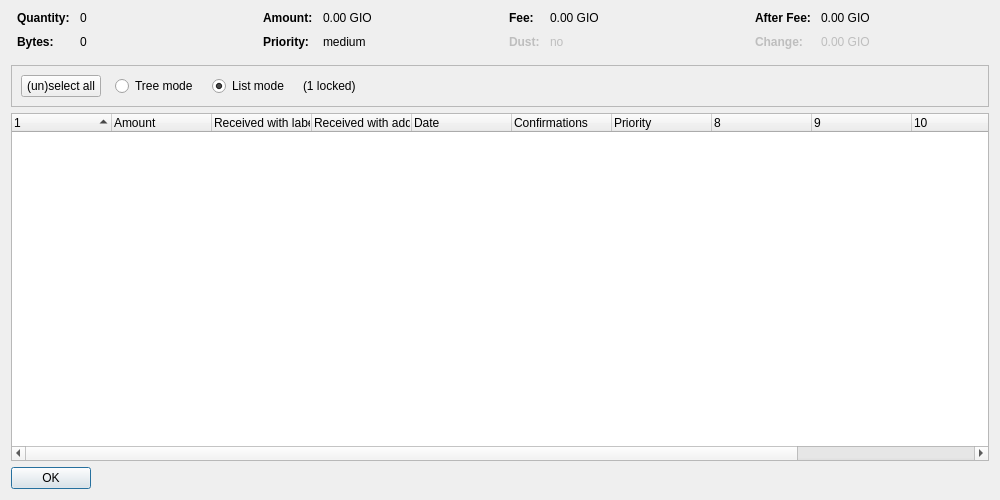
<?xml version="1.0" encoding="UTF-8"?>
<ui version="4.0">
 <class>CoinControlDialog</class>
 <widget class="QDialog" name="CoinControlDialog">
  <property name="geometry">
   <rect>
    <x>0</x>
    <y>0</y>
    <width>1000</width>
    <height>500</height>
   </rect>
  </property>
  <property name="windowTitle">
   <string>Coin Selection</string>
  </property>
  <layout class="QVBoxLayout" name="verticalLayout">
   <item>
    <layout class="QHBoxLayout" name="horizontalLayoutTop" stretch="0,0,0,0">
     <property name="topMargin">
      <number>0</number>
     </property>
     <property name="bottomMargin">
      <number>10</number>
     </property>
     <item>
      <layout class="QFormLayout" name="formLayoutCoinControl1">
       <property name="horizontalSpacing">
        <number>10</number>
       </property>
       <property name="verticalSpacing">
        <number>10</number>
       </property>
       <property name="leftMargin">
        <number>6</number>
       </property>
       <property name="rightMargin">
        <number>6</number>
       </property>
       <item row="0" column="0">
        <widget class="QLabel" name="labelCoinControlQuantityText">
         <property name="font">
          <font>
           <weight>75</weight>
           <bold>true</bold>
          </font>
         </property>
         <property name="text">
          <string>Quantity:</string>
         </property>
        </widget>
       </item>
       <item row="0" column="1">
        <widget class="QLabel" name="labelCoinControlQuantity">
         <property name="cursor">
          <cursorShape>IBeamCursor</cursorShape>
         </property>
         <property name="contextMenuPolicy">
          <enum>Qt::ActionsContextMenu</enum>
         </property>
         <property name="text">
          <string notr="true">0</string>
         </property>
         <property name="textInteractionFlags">
          <set>Qt::LinksAccessibleByMouse|Qt::TextSelectableByKeyboard|Qt::TextSelectableByMouse</set>
         </property>
        </widget>
       </item>
       <item row="1" column="0">
        <widget class="QLabel" name="labelCoinControlBytesText">
         <property name="font">
          <font>
           <weight>75</weight>
           <bold>true</bold>
          </font>
         </property>
         <property name="text">
          <string>Bytes:</string>
         </property>
        </widget>
       </item>
       <item row="1" column="1">
        <widget class="QLabel" name="labelCoinControlBytes">
         <property name="cursor">
          <cursorShape>IBeamCursor</cursorShape>
         </property>
         <property name="contextMenuPolicy">
          <enum>Qt::ActionsContextMenu</enum>
         </property>
         <property name="text">
          <string notr="true">0</string>
         </property>
         <property name="textInteractionFlags">
          <set>Qt::LinksAccessibleByMouse|Qt::TextSelectableByKeyboard|Qt::TextSelectableByMouse</set>
         </property>
        </widget>
       </item>
      </layout>
     </item>
     <item>
      <layout class="QFormLayout" name="formLayoutCoinControl2">
       <property name="horizontalSpacing">
        <number>10</number>
       </property>
       <property name="verticalSpacing">
        <number>10</number>
       </property>
       <property name="leftMargin">
        <number>6</number>
       </property>
       <property name="rightMargin">
        <number>6</number>
       </property>
       <item row="0" column="0">
        <widget class="QLabel" name="labelCoinControlAmountText">
         <property name="font">
          <font>
           <weight>75</weight>
           <bold>true</bold>
          </font>
         </property>
         <property name="text">
          <string>Amount:</string>
         </property>
        </widget>
       </item>
       <item row="0" column="1">
        <widget class="QLabel" name="labelCoinControlAmount">
         <property name="cursor">
          <cursorShape>IBeamCursor</cursorShape>
         </property>
         <property name="contextMenuPolicy">
          <enum>Qt::ActionsContextMenu</enum>
         </property>
         <property name="text">
          <string notr="true">0.00 GIO</string>
         </property>
         <property name="textInteractionFlags">
          <set>Qt::LinksAccessibleByMouse|Qt::TextSelectableByKeyboard|Qt::TextSelectableByMouse</set>
         </property>
        </widget>
       </item>
       <item row="1" column="0">
        <widget class="QLabel" name="labelCoinControlPriorityText">
         <property name="font">
          <font>
           <weight>75</weight>
           <bold>true</bold>
          </font>
         </property>
         <property name="text">
          <string>Priority:</string>
         </property>
        </widget>
       </item>
       <item row="1" column="1">
        <widget class="QLabel" name="labelCoinControlPriority">
         <property name="cursor">
          <cursorShape>IBeamCursor</cursorShape>
         </property>
         <property name="contextMenuPolicy">
          <enum>Qt::ActionsContextMenu</enum>
         </property>
         <property name="text">
          <string notr="true">medium</string>
         </property>
         <property name="textInteractionFlags">
          <set>Qt::LinksAccessibleByMouse|Qt::TextSelectableByKeyboard|Qt::TextSelectableByMouse</set>
         </property>
        </widget>
       </item>
      </layout>
     </item>
     <item>
      <layout class="QFormLayout" name="formLayoutCoinControl3">
       <property name="horizontalSpacing">
        <number>10</number>
       </property>
       <property name="verticalSpacing">
        <number>10</number>
       </property>
       <property name="leftMargin">
        <number>6</number>
       </property>
       <property name="rightMargin">
        <number>6</number>
       </property>
       <item row="0" column="0">
        <widget class="QLabel" name="labelCoinControlFeeText">
         <property name="font">
          <font>
           <weight>75</weight>
           <bold>true</bold>
          </font>
         </property>
         <property name="text">
          <string>Fee:</string>
         </property>
        </widget>
       </item>
       <item row="0" column="1">
        <widget class="QLabel" name="labelCoinControlFee">
         <property name="cursor">
          <cursorShape>IBeamCursor</cursorShape>
         </property>
         <property name="contextMenuPolicy">
          <enum>Qt::ActionsContextMenu</enum>
         </property>
         <property name="text">
          <string notr="true">0.00 GIO</string>
         </property>
         <property name="textInteractionFlags">
          <set>Qt::LinksAccessibleByMouse|Qt::TextSelectableByKeyboard|Qt::TextSelectableByMouse</set>
         </property>
        </widget>
       </item>
       <item row="1" column="0">
        <widget class="QLabel" name="labelCoinControlLowOutputText">
         <property name="enabled">
          <bool>false</bool>
         </property>
         <property name="font">
          <font>
           <weight>75</weight>
           <bold>true</bold>
          </font>
         </property>
         <property name="text">
          <string>Dust:</string>
         </property>
        </widget>
       </item>
       <item row="1" column="1">
        <widget class="QLabel" name="labelCoinControlLowOutput">
         <property name="enabled">
          <bool>false</bool>
         </property>
         <property name="cursor">
          <cursorShape>IBeamCursor</cursorShape>
         </property>
         <property name="contextMenuPolicy">
          <enum>Qt::ActionsContextMenu</enum>
         </property>
         <property name="text">
          <string notr="true">no</string>
         </property>
         <property name="textInteractionFlags">
          <set>Qt::LinksAccessibleByMouse|Qt::TextSelectableByKeyboard|Qt::TextSelectableByMouse</set>
         </property>
        </widget>
       </item>
      </layout>
     </item>
     <item>
      <layout class="QFormLayout" name="formLayoutCoinControl4">
       <property name="horizontalSpacing">
        <number>10</number>
       </property>
       <property name="verticalSpacing">
        <number>10</number>
       </property>
       <property name="leftMargin">
        <number>6</number>
       </property>
       <property name="rightMargin">
        <number>6</number>
       </property>
       <item row="0" column="0">
        <widget class="QLabel" name="labelCoinControlAfterFeeText">
         <property name="font">
          <font>
           <weight>75</weight>
           <bold>true</bold>
          </font>
         </property>
         <property name="text">
          <string>After Fee:</string>
         </property>
        </widget>
       </item>
       <item row="0" column="1">
        <widget class="QLabel" name="labelCoinControlAfterFee">
         <property name="cursor">
          <cursorShape>IBeamCursor</cursorShape>
         </property>
         <property name="contextMenuPolicy">
          <enum>Qt::ActionsContextMenu</enum>
         </property>
         <property name="text">
          <string notr="true">0.00 GIO</string>
         </property>
         <property name="textInteractionFlags">
          <set>Qt::LinksAccessibleByMouse|Qt::TextSelectableByKeyboard|Qt::TextSelectableByMouse</set>
         </property>
        </widget>
       </item>
       <item row="1" column="0">
        <widget class="QLabel" name="labelCoinControlChangeText">
         <property name="enabled">
          <bool>false</bool>
         </property>
         <property name="font">
          <font>
           <weight>75</weight>
           <bold>true</bold>
          </font>
         </property>
         <property name="text">
          <string>Change:</string>
         </property>
        </widget>
       </item>
       <item row="1" column="1">
        <widget class="QLabel" name="labelCoinControlChange">
         <property name="enabled">
          <bool>false</bool>
         </property>
         <property name="cursor">
          <cursorShape>IBeamCursor</cursorShape>
         </property>
         <property name="contextMenuPolicy">
          <enum>Qt::ActionsContextMenu</enum>
         </property>
         <property name="text">
          <string notr="true">0.00 GIO</string>
         </property>
         <property name="textInteractionFlags">
          <set>Qt::LinksAccessibleByMouse|Qt::TextSelectableByKeyboard|Qt::TextSelectableByMouse</set>
         </property>
        </widget>
       </item>
      </layout>
     </item>
    </layout>
   </item>
   <item>
    <widget class="QFrame" name="frame">
     <property name="minimumSize">
      <size>
       <width>0</width>
       <height>40</height>
      </size>
     </property>
     <property name="frameShape">
      <enum>QFrame::StyledPanel</enum>
     </property>
     <property name="frameShadow">
      <enum>QFrame::Sunken</enum>
     </property>
     <layout class="QHBoxLayout" name="horizontalLayout">
      <item>
       <layout class="QHBoxLayout" name="horizontalLayoutPanel" stretch="0,0,0,0,0">
        <property name="spacing">
         <number>14</number>
        </property>
        <item>
         <widget class="QPushButton" name="pushButtonSelectAll">
          <property name="sizePolicy">
           <sizepolicy hsizetype="Maximum" vsizetype="Fixed">
            <horstretch>0</horstretch>
            <verstretch>0</verstretch>
           </sizepolicy>
          </property>
          <property name="text">
           <string>(un)select all</string>
          </property>
          <property name="autoDefault">
           <bool>false</bool>
          </property>
         </widget>
        </item>
        <item>
         <widget class="QRadioButton" name="radioTreeMode">
          <property name="sizePolicy">
           <sizepolicy hsizetype="Maximum" vsizetype="Fixed">
            <horstretch>0</horstretch>
            <verstretch>0</verstretch>
           </sizepolicy>
          </property>
          <property name="text">
           <string>Tree mode</string>
          </property>
         </widget>
        </item>
        <item>
         <widget class="QRadioButton" name="radioListMode">
          <property name="sizePolicy">
           <sizepolicy hsizetype="Maximum" vsizetype="Fixed">
            <horstretch>0</horstretch>
            <verstretch>0</verstretch>
           </sizepolicy>
          </property>
          <property name="text">
           <string>List mode</string>
          </property>
          <property name="checked">
           <bool>true</bool>
          </property>
         </widget>
        </item>
        <item>
         <widget class="QLabel" name="labelLocked">
          <property name="text">
           <string notr="true">(1 locked)</string>
          </property>
         </widget>
        </item>
        <item>
         <spacer name="horizontalSpacer">
          <property name="orientation">
           <enum>Qt::Horizontal</enum>
          </property>
          <property name="sizeHint" stdset="0">
           <size>
            <width>40</width>
            <height>20</height>
           </size>
          </property>
         </spacer>
        </item>
       </layout>
      </item>
     </layout>
    </widget>
   </item>
   <item>
    <widget class="CoinControlTreeWidget" name="treeWidget">
     <property name="contextMenuPolicy">
      <enum>Qt::CustomContextMenu</enum>
     </property>
     <property name="sortingEnabled">
      <bool>false</bool>
     </property>
     <property name="columnCount">
      <number>12</number>
     </property>
     <attribute name="headerShowSortIndicator" stdset="0">
      <bool>true</bool>
     </attribute>
     <attribute name="headerStretchLastSection">
      <bool>false</bool>
     </attribute>
     <column>
      <property name="text">
       <string/>
      </property>
     </column>
     <column>
      <property name="text">
       <string>Amount</string>
      </property>
     </column>
     <column>
      <property name="text">
       <string>Received with label</string>
      </property>
     </column>
     <column>
      <property name="text">
       <string>Received with address</string>
      </property>
     </column>
     <column>
      <property name="text">
       <string>Date</string>
      </property>
     </column>
     <column>
      <property name="text">
       <string>Confirmations</string>
      </property>
      <property name="toolTip">
       <string>Confirmed</string>
      </property>
     </column>
     <column>
      <property name="text">
       <string>Priority</string>
      </property>
     </column>
     <column>
      <property name="text">
       <string/>
      </property>
     </column>
     <column>
      <property name="text">
       <string/>
      </property>
     </column>
     <column>
      <property name="text">
       <string/>
      </property>
     </column>
     <column>
      <property name="text">
       <string/>
      </property>
     </column>
     <column>
      <property name="text">
       <string/>
      </property>
     </column>
    </widget>
   </item>
   <item>
    <widget class="QDialogButtonBox" name="buttonBox">
     <property name="sizePolicy">
      <sizepolicy hsizetype="Maximum" vsizetype="Fixed">
       <horstretch>0</horstretch>
       <verstretch>0</verstretch>
      </sizepolicy>
     </property>
     <property name="orientation">
      <enum>Qt::Horizontal</enum>
     </property>
     <property name="standardButtons">
      <set>QDialogButtonBox::Ok</set>
     </property>
    </widget>
   </item>
  </layout>
 </widget>
 <customwidgets>
  <customwidget>
   <class>CoinControlTreeWidget</class>
   <extends>QTreeWidget</extends>
   <header>coincontroltreewidget.h</header>
  </customwidget>
 </customwidgets>
 <resources/>
 <connections/>
</ui>
